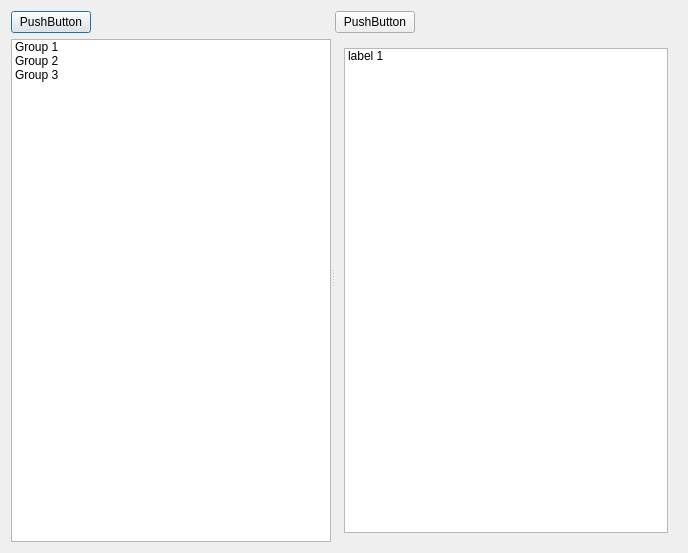
<?xml version="1.0" encoding="UTF-8"?>
<ui version="4.0">
 <class>Dialog</class>
 <widget class="QDialog" name="Dialog">
  <property name="geometry">
   <rect>
    <x>0</x>
    <y>0</y>
    <width>688</width>
    <height>553</height>
   </rect>
  </property>
  <property name="windowTitle">
   <string>Dialog</string>
  </property>
  <layout class="QHBoxLayout" name="horizontalLayout">
   <item>
    <widget class="QSplitter" name="splitter">
     <property name="orientation">
      <enum>Qt::Horizontal</enum>
     </property>
     <widget class="QWidget" name="widget" native="true">
      <layout class="QVBoxLayout" name="verticalLayout">
       <item>
        <widget class="QWidget" name="widget_3" native="true">
         <layout class="QHBoxLayout" name="horizontalLayout_2">
          <property name="leftMargin">
           <number>0</number>
          </property>
          <property name="topMargin">
           <number>0</number>
          </property>
          <property name="rightMargin">
           <number>0</number>
          </property>
          <property name="bottomMargin">
           <number>0</number>
          </property>
          <item>
           <widget class="QPushButton" name="pushButton">
            <property name="text">
             <string>PushButton</string>
            </property>
           </widget>
          </item>
          <item>
           <spacer name="horizontalSpacer">
            <property name="orientation">
             <enum>Qt::Horizontal</enum>
            </property>
            <property name="sizeHint" stdset="0">
             <size>
              <width>40</width>
              <height>20</height>
             </size>
            </property>
           </spacer>
          </item>
         </layout>
        </widget>
       </item>
       <item>
        <widget class="QListWidget" name="listWidget_2">
         <item>
          <property name="text">
           <string>Group 1</string>
          </property>
         </item>
         <item>
          <property name="text">
           <string>Group 2</string>
          </property>
         </item>
         <item>
          <property name="text">
           <string>Group 3</string>
          </property>
         </item>
        </widget>
       </item>
      </layout>
     </widget>
     <widget class="QWidget" name="widget_2" native="true">
      <layout class="QVBoxLayout" name="verticalLayout_2">
       <item>
        <widget class="QWidget" name="widget_4" native="true">
         <layout class="QHBoxLayout" name="horizontalLayout_3">
          <property name="leftMargin">
           <number>0</number>
          </property>
          <property name="topMargin">
           <number>0</number>
          </property>
          <property name="rightMargin">
           <number>0</number>
          </property>
          <property name="bottomMargin">
           <number>0</number>
          </property>
          <item>
           <widget class="QPushButton" name="pushButton_2">
            <property name="text">
             <string>PushButton</string>
            </property>
           </widget>
          </item>
          <item>
           <spacer name="horizontalSpacer_2">
            <property name="orientation">
             <enum>Qt::Horizontal</enum>
            </property>
            <property name="sizeHint" stdset="0">
             <size>
              <width>40</width>
              <height>20</height>
             </size>
            </property>
           </spacer>
          </item>
         </layout>
        </widget>
       </item>
       <item>
        <widget class="QStackedWidget" name="stackedWidget">
         <property name="currentIndex">
          <number>1</number>
         </property>
         <widget class="QWidget" name="page_5">
          <layout class="QVBoxLayout" name="verticalLayout_3">
           <item>
            <widget class="QListWidget" name="listWidget">
             <item>
              <property name="text">
               <string>label 1</string>
              </property>
             </item>
             <item>
              <property name="text">
               <string>label 2</string>
              </property>
             </item>
             <item>
              <property name="text">
               <string>label 3</string>
              </property>
             </item>
            </widget>
           </item>
          </layout>
         </widget>
         <widget class="QWidget" name="page_6">
          <layout class="QVBoxLayout" name="verticalLayout_4">
           <item>
            <widget class="QListWidget" name="listWidget_3">
             <item>
              <property name="text">
               <string>label 1</string>
              </property>
             </item>
            </widget>
           </item>
          </layout>
         </widget>
         <widget class="QWidget" name="page_7">
          <layout class="QVBoxLayout" name="verticalLayout_5">
           <item>
            <widget class="QListWidget" name="listWidget_4">
             <item>
              <property name="text">
               <string>label 1</string>
              </property>
             </item>
             <item>
              <property name="text">
               <string>label 2</string>
              </property>
             </item>
             <item>
              <property name="text">
               <string>label 3</string>
              </property>
             </item>
             <item>
              <property name="text">
               <string>label 4</string>
              </property>
             </item>
             <item>
              <property name="text">
               <string>label 5</string>
              </property>
             </item>
            </widget>
           </item>
          </layout>
         </widget>
        </widget>
       </item>
      </layout>
     </widget>
    </widget>
   </item>
  </layout>
 </widget>
 <resources/>
 <connections/>
</ui>
